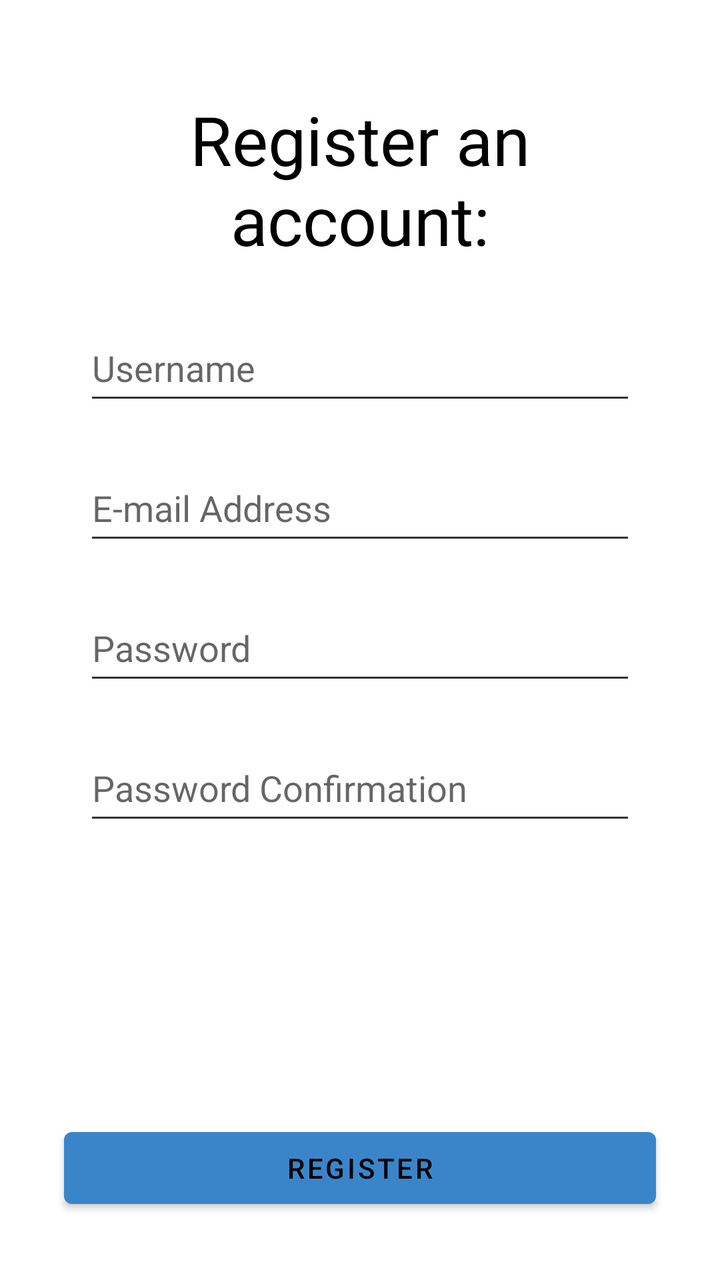
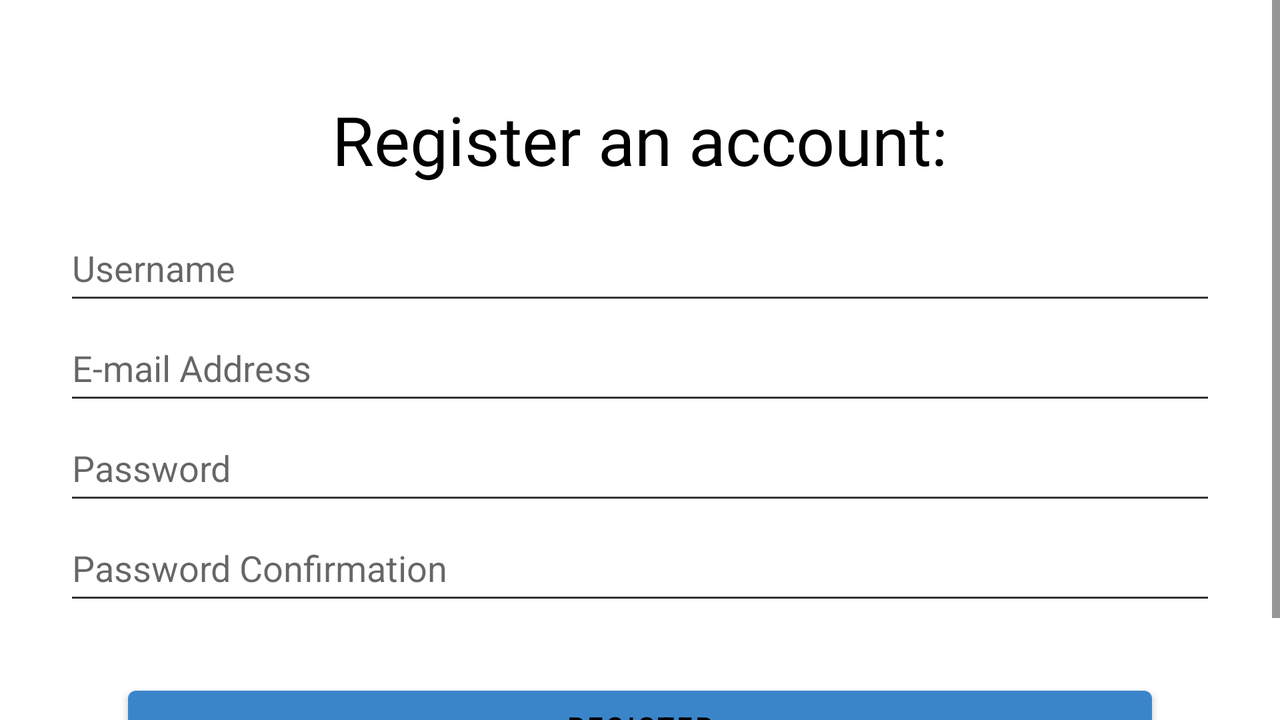

First picture: res/layout/ on a phone held upright. Second picture: the repository's own variant of that layout, on a device whose configuration matches the variant's folder. Source for both follows.
<!-- AndroidManifest.xml: application theme Theme.CurrenSee -->
<!-- res/layout/activity_register.xml -->
<?xml version="1.0" encoding="utf-8"?>
<androidx.constraintlayout.widget.ConstraintLayout
    xmlns:android="http://schemas.android.com/apk/res/android"
    xmlns:app="http://schemas.android.com/apk/res-auto"
    xmlns:tools="http://schemas.android.com/tools"
    android:layout_width="match_parent"
    android:layout_height="match_parent">

    <ScrollView
        android:id="@+id/login_scrollview"
        android:layout_width="match_parent"
        android:layout_height="match_parent"
        app:layout_constraintTop_toTopOf="parent"
        app:layout_constraintBottom_toTopOf="@+id/register_button"
        app:layout_constraintStart_toStartOf="parent"
        app:layout_constraintEnd_toEndOf="parent">


        <LinearLayout
            android:id="@+id/register_layout"
            android:layout_width="match_parent"
            android:layout_height="wrap_content"
            android:orientation="vertical"
            android:layout_marginStart="32dp"
            android:layout_marginEnd="32dp"
            android:layout_marginTop="32dp">

            <TextView
                android:id="@+id/textView"
                android:layout_width="match_parent"
                android:layout_height="wrap_content"
                android:gravity="center"
                android:padding="15dp"
                android:text="@string/register_an_account"
                android:textAppearance="@style/TextAppearance.AppCompat.Display1" />

            <EditText
                android:id="@+id/username_field"
                android:layout_width="match_parent"
                android:layout_height="50dp"
                android:layout_margin="10dp"
                android:hint="@string/username"
                android:autofillHints="username"
                android:inputType="textPersonName" />

            <EditText
                android:id="@+id/email_field"
                android:layout_width="match_parent"
                android:layout_height="50dp"
                android:layout_margin="10dp"
                android:hint="@string/e_mail_address"
                android:autofillHints="emailAddress"
                android:inputType="textEmailAddress" />

            <EditText
                android:id="@+id/password_field"
                android:layout_width="match_parent"
                android:layout_height="50dp"
                android:layout_margin="10dp"
                android:hint="@string/password"
                android:inputType="textPassword"
                android:autofillHints="password" />

            <EditText
                android:id="@+id/password_field2"
                android:layout_width="match_parent"
                android:layout_height="50dp"
                android:layout_margin="10dp"
                android:hint="@string/password_confirmation"
                android:inputType="textPassword"
                android:autofillHints="password" />

        </LinearLayout>

    </ScrollView>

    <Button
        android:id="@+id/register_button"
        android:layout_width="match_parent"
        android:layout_height="wrap_content"
        android:layout_marginStart="32dp"
        android:layout_marginEnd="32dp"
        android:layout_marginBottom="32dp"
        android:text="@string/register"
        app:layout_constraintBottom_toBottomOf="parent"
        app:layout_constraintEnd_toEndOf="parent"
        app:layout_constraintStart_toStartOf="parent" />

</androidx.constraintlayout.widget.ConstraintLayout>
<!-- resources referenced by this layout -->
<resources>
  <string name="e_mail_address">E-mail Address</string>
  <string name="password">Password</string>
  <string name="password_confirmation">Password Confirmation</string>
  <string name="register">Register</string>
  <string name="register_an_account">Register an account:</string>
  <string name="username">Username</string>
  <style name="Theme.CurrenSee" parent="Theme.MaterialComponents.Light">
          <item name="colorPrimary">@color/light_calm_blue</item>
          <item name="colorPrimaryDark">@color/light_calm_blue_dark</item>
          <item name="colorOnPrimary">@color/black</item>
          <item name="colorSecondary">@color/light_blue</item>
          <item name="colorSecondaryVariant">@color/light_blue_dark</item>
          <item name="colorOnSecondary">@color/white</item>
          <item name="android:windowBackground">@color/white</item>
          <item name="android:colorBackground">@color/white</item>
          <item name="android:statusBarColor">@color/light_calm_blue_dark</item>
          <item name="android:textColor">@color/black</item>
          <item name="android:textColorSecondary">@color/dark_gray</item>
      </style>
  <color name="light_calm_blue">#3A85CA</color>
  <color name="light_calm_blue_dark">#2E5F8B</color>
  <color name="black">#000000</color>
  <color name="light_blue">#0077C2</color>
  <color name="light_blue_dark">#00569D</color>
  <color name="white">#FFFFFF</color>
  <color name="dark_gray">#333333</color>
</resources>
<!-- res/layout-land/activity_register.xml (the repository's variant of the layout above) -->
<!-- drawn on the phone turned sideways -->
<?xml version="1.0" encoding="utf-8"?>
<androidx.constraintlayout.widget.ConstraintLayout xmlns:android="http://schemas.android.com/apk/res/android"
    xmlns:app="http://schemas.android.com/apk/res-auto"
    xmlns:tools="http://schemas.android.com/tools"
    android:layout_width="match_parent"
    android:layout_height="match_parent">

    <ScrollView
        android:id="@+id/login_scrollview"
        android:layout_width="match_parent"
        android:layout_height="match_parent"
        app:layout_constraintEnd_toEndOf="parent"
        app:layout_constraintStart_toStartOf="parent"
        app:layout_constraintTop_toTopOf="parent">


        <LinearLayout
            android:id="@+id/register_layout"
            android:layout_width="match_parent"
            android:layout_height="wrap_content"
            android:layout_marginStart="32dp"
            android:layout_marginTop="32dp"
            android:layout_marginEnd="32dp"
            android:orientation="vertical">

            <TextView
                android:id="@+id/textView"
                android:layout_width="match_parent"
                android:layout_height="wrap_content"
                android:gravity="center"
                android:padding="15dp"
                android:text="@string/register_an_account"
                android:textAppearance="@style/TextAppearance.AppCompat.Display1" />

            <EditText
                android:id="@+id/username_field"
                android:layout_width="match_parent"
                android:layout_height="50dp"
                android:hint="@string/username"
                android:autofillHints="username"
                android:inputType="textPersonName" />

            <EditText
                android:id="@+id/email_field"
                android:layout_width="match_parent"
                android:layout_height="50dp"
                android:autofillHints="emailAddress"
                android:hint="@string/e_mail_address"
                android:inputType="textEmailAddress" />

            <EditText
                android:id="@+id/password_field"
                android:layout_width="match_parent"
                android:layout_height="50dp"
                android:autofillHints="password"
                android:hint="@string/password"
                android:inputType="textPassword" />

            <EditText
                android:id="@+id/password_field2"
                android:layout_width="match_parent"
                android:layout_height="50dp"
                android:autofillHints="password"
                android:hint="@string/password_confirmation"
                android:inputType="textPassword" />

            <Button
                android:id="@+id/register_button"
                android:layout_width="match_parent"
                android:layout_height="wrap_content"
                android:layout_marginStart="32dp"
                android:layout_marginTop="32dp"
                android:layout_marginEnd="32dp"
                android:layout_marginBottom="32dp"
                android:onClick="register"
                android:text="@string/register" />

        </LinearLayout>

    </ScrollView>

</androidx.constraintlayout.widget.ConstraintLayout>
